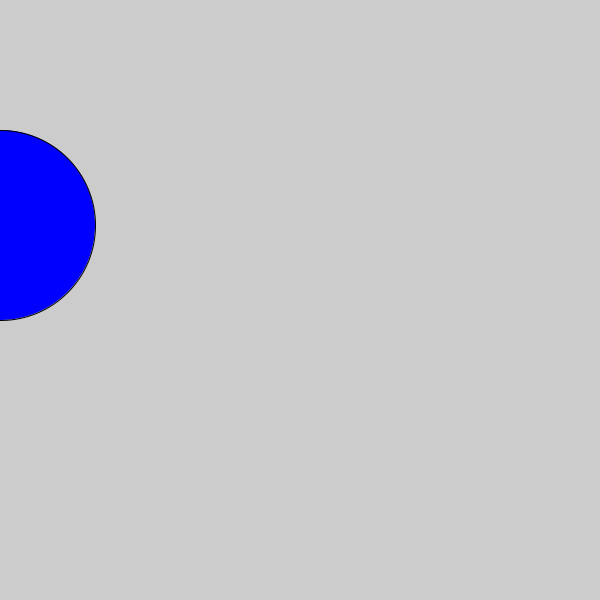
Frame 1 (no input)
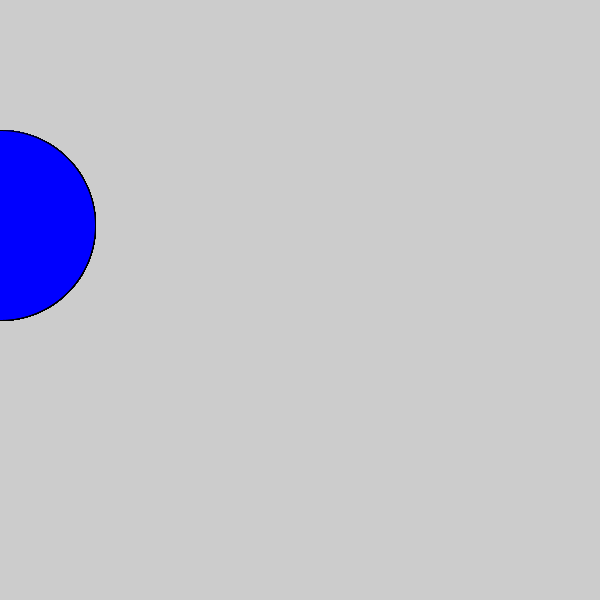
Frame 60 (the mouse pressed at the canvas centre just before this capture)
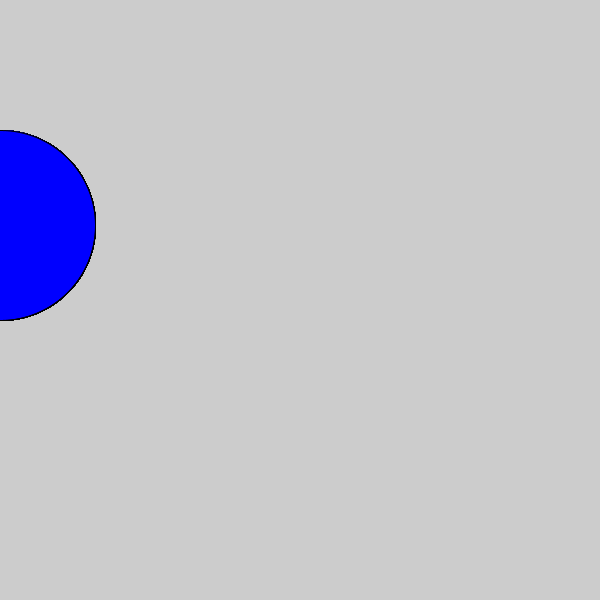
Frame 120 (the mouse held since frame 60 and released just before this capture)

The Processing sketch that drew these frames (run headless with seeded random() and noise(); from frame 60 on, the mouse is pressed at the canvas centre):

// Processing sketch: Warm_Up_Challenge
// ── Warm_Up_Challenge.pde
String request = "Draw a blue circle at center (0, 225) with diameter 190";
//user is limited to the colors "red", "blue", "green", or "black"

float xC, yC, d;
String col;

void setup() {
  size(600, 600);
  
  extractStuff();
  
  println(col + "-" + xC + "-" + yC + "-" + d);
  
}


void draw() {
  if( col.equals("red") )
    fill(255, 0, 9);
    
  else if( col.equals("green") )
    fill(0, 255, 0);
    
  else if( col.equals("blue") )
    fill(0, 0, 255);

  else
    fill(0);
    
  circle(xC, yC, d);
}

// ── My_new_functions.pde
void extractStuff() {
  //GETTING THE COLOR
  int colorStartIndex = request.indexOf( " a " ) + 3;
  int circleIndex = request.indexOf( " circle" );
  col = request.substring( colorStartIndex, circleIndex);
  
  //GETTING xC
  int xStartIndex = request.indexOf( "(" ) + 1;
  int commaIndex = request.indexOf(",");
  xC = float( request.substring( xStartIndex, commaIndex ));
  
  //GETTING yC
  int yStartIndex = commaIndex + 2;
  int bracketIndex = request.indexOf(")");
  yC = float( request.substring( yStartIndex, bracketIndex ));
  
  //GETTING d
  int dStartIndex = request.indexOf( "diameter" ) + 9;
  d = float( request.substring( dStartIndex )); 
}
